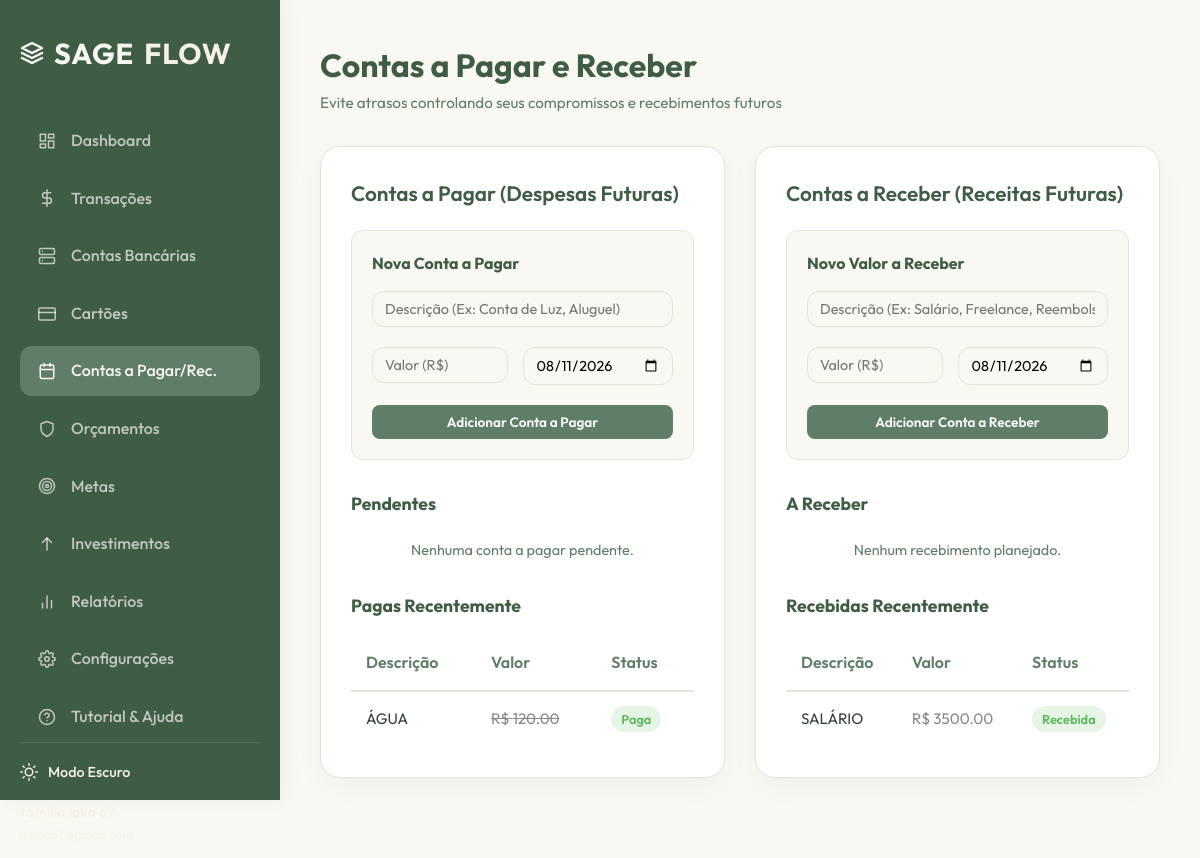
The app's page /bills/ (signed in) with its own data.
### app/models.py (models this page shows)
class BillPayable(db.Model):
    __tablename__ = 'bills_payable'
    id = db.Column(db.Integer, primary_key=True)
    user_id = db.Column(db.Integer, db.ForeignKey('users.id'), nullable=False)
    name = db.Column(db.String(100), nullable=False)  # Água, Luz, Internet, Aluguel
    amount = db.Column(db.Float, nullable=False)
    due_date = db.Column(db.Date, nullable=False)
    status = db.Column(db.String(20), default='pending', nullable=False)  # pending, paid

class BillReceivable(db.Model):
    __tablename__ = 'bills_receivable'
    id = db.Column(db.Integer, primary_key=True)
    user_id = db.Column(db.Integer, db.ForeignKey('users.id'), nullable=False)
    name = db.Column(db.String(100), nullable=False)  # Salário, Freelance, Comissão
    amount = db.Column(db.Float, nullable=False)
    expected_date = db.Column(db.Date, nullable=False)
    status = db.Column(db.String(20), default='pending', nullable=False)  # pending, received

### app/routes/bills.py (the view)
@bills_bp.route('/')
@login_required
def index():
    bills_payable = BillPayable.query.filter_by(user_id=current_user.id).order_by(BillPayable.due_date.asc()).all()
    bills_receivable = BillReceivable.query.filter_by(user_id=current_user.id).order_by(BillReceivable.expected_date.asc()).all()
    accounts = Account.query.filter_by(user_id=current_user.id).all()
    return render_template('bills.html', bills_payable=bills_payable, bills_receivable=bills_receivable, accounts=accounts)

### app/templates/bills.html (shortened to what this page needs)
{% extends 'base.html' %}
{% block content %}
<div class="page-header">
    <div class="page-title">
        <h2>Contas a Pagar e Receber</h2>
        <p>Evite atrasos controlando seus compromissos e recebimentos futuros</p>
    </div>
</div>
<div class="section-grid-equal">
    <div class="content-card">
        <h3>Contas a Pagar (Despesas Futuras)</h3>
        <form action="{{ url_for('bills.add_payable') }}" method="POST" style="margin-bottom: 30px; padding: 20px; background-color: var(--color-off-white); border-radius: var(--border-radius-md); border: 1px solid var(--color-light-gray);">
            <h4 style="font-size: 1rem; color: var(--color-dark-green); margin-bottom: 15px;">Nova Conta a Pagar</h4>
            <div class="form-group">
                <input type="text" name="name" class="form-control" placeholder="Descrição (Ex: Conta de Luz, Aluguel)" required style="padding: 8px 12px; font-size: 0.9rem;">
            </div>
            <div class="form-row">
                <div class="form-group">
                    <input type="number" name="amount" class="form-control" step="0.01" placeholder="Valor (R$)" required style="padding: 8px 12px; font-size: 0.9rem;">
                </div>
                <div class="form-group">
                    <input type="date" name="due_date" class="form-control" required style="padding: 8px 12px; font-size: 0.9rem;">
                </div>
            </div>
            <button type="submit" class="btn btn-primary btn-sm" style="width: 100%;">Adicionar Conta a Pagar</button>
        </form>
        <h4 style="font-size: 1.1rem; color: var(--color-dark-green); margin-bottom: 15px;">Pendentes</h4>
        {% set pending_payables = bills_payable | rejectattr('status', 'equalto', 'paid') | list %}
        {% if pending_payables %}
            <div class="table-responsive">
                <table class="table">
                    <thead>
                        <tr>
                            <th>Descrição</th>
                            <th>Vencimento</th>
                            <th>Valor</th>
                            <th>Ações</th>
                        </tr>
                    </thead>
                    <tbody>
                        {% for bill in pending_payables %}
                            <tr>
                                <td style="font-weight: 500;">{{ bill.name }}</td>
                                <td>{{ bill.due_date.strftime('%d/%m/%Y') }}</td>
                                <td style="font-weight: 600; color: var(--color-danger);">R$ {{ "%.2f"|format(bill.amount) }}</td>
                                <td>
                                    <form action="{{ url_for('bills.pay_payable', id=bill.id) }}" method="POST" style="display: flex; flex-direction: column; gap: 5px; margin-bottom: 5px;">
                                        <select name="account_id" class="form-control" style="padding: 4px 8px; font-size: 0.8rem;" required>
                                            <option value="">Debitar de...</option>
                                            {% for acc in accounts %}
                                                <option value="{{ acc.id }}">{{ acc.name }}</option>
                                            {% endfor %}
                                        </select>
                                        <button type="submit" class="btn btn-primary btn-sm" style="padding: 4px 8px; font-size: 0.75rem;">Marcar como Paga</button>
                                    </form>
                                    <form action="{{ url_for('bills.delete_payable', id=bill.id) }}" method="POST" style="display: inline;" onsubmit="return confirm('Deseja excluir esta conta?');">
                                        <button type="submit" style="background: none; border: none; cursor: pointer; color: var(--color-danger); font-size: 0.8rem;">Excluir</button>
                                    </form>
                                </td>
                            </tr>
                        {% endfor %}
                    </tbody>
                </table>
            </div>
        {% else %}
            <p style="font-size: 0.9rem; color: var(--color-sage); text-align: center; margin: 20px 0;">Nenhuma conta a pagar pendente.</p>
        {% endif %}
        {% set paid_payables = bills_payable | selectattr('status', 'equalto', 'paid') | list %}
        {% if paid_payables %}
            <h4 style="font-size: 1.1rem; color: var(--color-dark-green); margin-top: 30px; margin-bottom: 15px;">Pagas Recentemente</h4>
            <div class="table-responsive">
                <table class="table">
                    <thead>
                        <tr>
                            <th>Descrição</th>
                            <th>Valor</th>
                            <th>Status</th>
                        </tr>
                    </thead>
                    <tbody>
                        {% for bill in paid_payables %}
                            <tr>
                                <td>{{ bill.name }}</td>
                                <td style="text-decoration: line-through; opacity: 0.6;">R$ {{ "%.2f"|format(bill.amount) }}</td>
                                <td><span class="badge badge-income">Paga</span></td>
                            </tr>
                        {% endfor %}
                    </tbody>
                </table>
            </div>
        {% endif %}
    </div>
    <div class="content-card">
        <h3>Contas a Receber (Receitas Futuras)</h3>
        <form action="{{ url_for('bills.add_receivable') }}" method="POST" style="margin-bottom: 30px; padding: 20px; background-color: var(--color-off-white); border-radius: var(--border-radius-md); border: 1px solid var(--color-light-gray);">
            <h4 style="font-size: 1rem; color: var(--color-dark-green); margin-bottom: 15px;">Novo Valor a Receber</h4>
            <div class="form-group">
                <input type="text" name="name" class="form-control" placeholder="Descrição (Ex: Salário, Freelance, Reembolso)" required style="padding: 8px 12px; font-size: 0.9rem;">
            </div>
            <div class="form-row">
                <div class="form-group">
                    <input type="number" name="amount" class="form-control" step="0.01" placeholder="Valor (R$)" required style="padding: 8px 12px; font-size: 0.9rem;">
                </div>
                <div class="form-group">
                    <input type="date" name="expected_date" class="form-control" required style="padding: 8px 12px; font-size: 0.9rem;">
                </div>
            </div>
            <button type="submit" class="btn btn-primary btn-sm" style="width: 100%;">Adicionar Conta a Receber</button>
        </form>
        <h4 style="font-size: 1.1rem; color: var(--color-dark-green); margin-bottom: 15px;">A Receber</h4>
        {% set pending_receivables = bills_receivable | rejectattr('status', 'equalto', 'received') | list %}
        {% if pending_receivables %}
            <div class="table-responsive">
                <table class="table">
                    <thead>
                        <tr>
                            <th>Descrição</th>
                            <th>Esperado</th>
                            <th>Valor</th>
                            <th>Ações</th>
                        </tr>
                    </thead>
                    <tbody>
                        {% for bill in pending_receivables %}
                            <tr>
                                <td style="font-weight: 500;">{{ bill.name }}</td>
                                <td>{{ bill.expected_date.strftime('%d/%m/%Y') }}</td>
                                <td style="font-weight: 600; color: var(--color-success);">R$ {{ "%.2f"|format(bill.amount) }}</td>
                                <td>
                                    <form action="{{ url_for('bills.receive_receivable', id=bill.id) }}" method="POST" style="display: flex; flex-direction: column; gap: 5px; margin-bottom: 5px;">
                                        <select name="account_id" class="form-control" style="padding: 4px 8px; font-size: 0.8rem;" required>
                                            <option value="">Depositar em...</option>
                                            {% for acc in accounts %}
                                                <option value="{{ acc.id }}">{{ acc.name }}</option>
                                            {% endfor %}
                                        </select>
                                        <button type="submit" class="btn btn-primary btn-sm" style="padding: 4px 8px; font-size: 0.75rem;">Marcar como Recebida</button>
                                    </form>
                                    <form action="{{ url_for('bills.delete_receivable', id=bill.id) }}" method="POST" style="display: inline;" onsubmit="return confirm('Deseja excluir este item?');">
                                        <button type="submit" style="background: none; border: none; cursor: pointer; color: var(--color-danger); font-size: 0.8rem;">Excluir</button>
                                    </form>
                                </td>
                            </tr>
                        {% endfor %}
                    </tbody>
                </table>
            </div>
        {% else %}
            <p style="font-size: 0.9rem; color: var(--color-sage); text-align: center; margin: 20px 0;">Nenhum recebimento planejado.</p>
        {% endif %}
        {% set received_receivables = bills_receivable | selectattr('status', 'equalto', 'received') | list %}
        {% if received_receivables %}
            <h4 style="font-size: 1.1rem; color: var(--color-dark-green); margin-top: 30px; margin-bottom: 15px;">Recebidas Recentemente</h4>
            <div class="table-responsive">
                <table class="table">
                    <thead>
                        <tr>
                            <th>Descrição</th>
                            <th>Valor</th>
                            <th>Status</th>
                        </tr>
                    </thead>
                    <tbody>
                        {% for bill in received_receivables %}
                            <tr>
                                <td>{{ bill.name }}</td>
                                <td style="opacity: 0.6;">R$ {{ "%.2f"|format(bill.amount) }}</td>
                                <td><span class="badge badge-income">Recebida</span></td>
                            </tr>
                        {% endfor %}
                    </tbody>
                </table>
            </div>
        {% endif %}
    </div>
</div>
{% endblock %}

### app/static/css/style.css (style rules this page uses)
:root { --color-sage: #5F7D67; --color-dark-green: #3F5C45; --color-beige: #F5F1E8; --color-off-white: #FAF8F3; --color-light-gray: #E5E2DA; --color-dark-gray: #333d37; --color-card-bg: #ffffff; --color-accent-green: #4E6E58; --color-danger: #d9534f; --color-success: #5cb85c; --color-info: #5bc0de; --color-warning: #f0ad4e; --font-primary: 'Outfit', sans-serif; --border-radius-sm: 8px; --border-radius-md: 12px; --border-radius-lg: 20px; --box-shadow: 0 8px 30px rgba(0, 0, 0, 0.04); --box-shadow-hover: 0 12px 40px rgba(0, 0, 0, 0.08); --transition: all 0.3s cubic-bezier(0.25, 0.8, 0.25, 1); }
* { box-sizing: border-box; margin: 0; padding: 0; }
body { font-family: var(--font-primary); background-color: var(--color-off-white); color: var(--color-dark-gray); line-height: 1.6; overflow-x: hidden; }
.page-header { display: flex; justify-content: space-between; align-items: center; margin-bottom: 30px; }
.page-title h2 { font-size: 2rem; color: var(--color-dark-green); font-weight: 700; }
.page-title p { color: var(--color-sage); font-size: 0.95rem; }
.section-grid-equal { display: grid; grid-template-columns: 1fr 1fr; gap: 30px; margin-bottom: 40px; }
.content-card { background-color: var(--color-card-bg); border-radius: var(--border-radius-lg); padding: 30px; box-shadow: var(--box-shadow); border: 1px solid var(--color-light-gray); }
.content-card h3 { font-size: 1.3rem; color: var(--color-dark-green); margin-bottom: 20px; font-weight: 600; display: flex; justify-content: space-between; align-items: center; }
.form-group { margin-bottom: 20px; }
.form-control { width: 100%; padding: 12px 16px; border-radius: var(--border-radius-md); border: 1px solid var(--color-light-gray); background-color: var(--color-off-white); font-family: var(--font-primary); font-size: 0.95rem; transition: var(--transition); }
.form-row { display: grid; grid-template-columns: 1fr 1fr; gap: 15px; }
.btn { display: inline-flex; align-items: center; justify-content: center; gap: 10px; padding: 12px 24px; border-radius: var(--border-radius-md); font-family: var(--font-primary); font-weight: 600; font-size: 0.95rem; border: none; cursor: pointer; transition: var(--transition); text-decoration: none; }
.btn-primary { background-color: var(--color-sage); color: #ffffff; }
.btn-sm { padding: 8px 16px; font-size: 0.85rem; border-radius: var(--border-radius-sm); }
.table-responsive { overflow-x: auto; margin-top: 15px; }
.table { width: 100%; border-collapse: collapse; text-align: left; }
.table th { padding: 15px; font-weight: 600; color: var(--color-sage); border-bottom: 2px solid var(--color-light-gray); }
.table td { padding: 15px; border-bottom: 1px solid var(--color-light-gray); font-size: 0.95rem; }
.table tr:last-child td { border-bottom: none; }
.badge { padding: 5px 10px; border-radius: 50px; font-size: 0.8rem; font-weight: 600; }
.badge-income { background-color: rgba(92, 184, 92, 0.15); color: var(--color-success); }

### records on screen
BillPayable: name "ÁGUA", amount "120.00"
BillReceivable: name "SALÁRIO", amount "3500.00"
